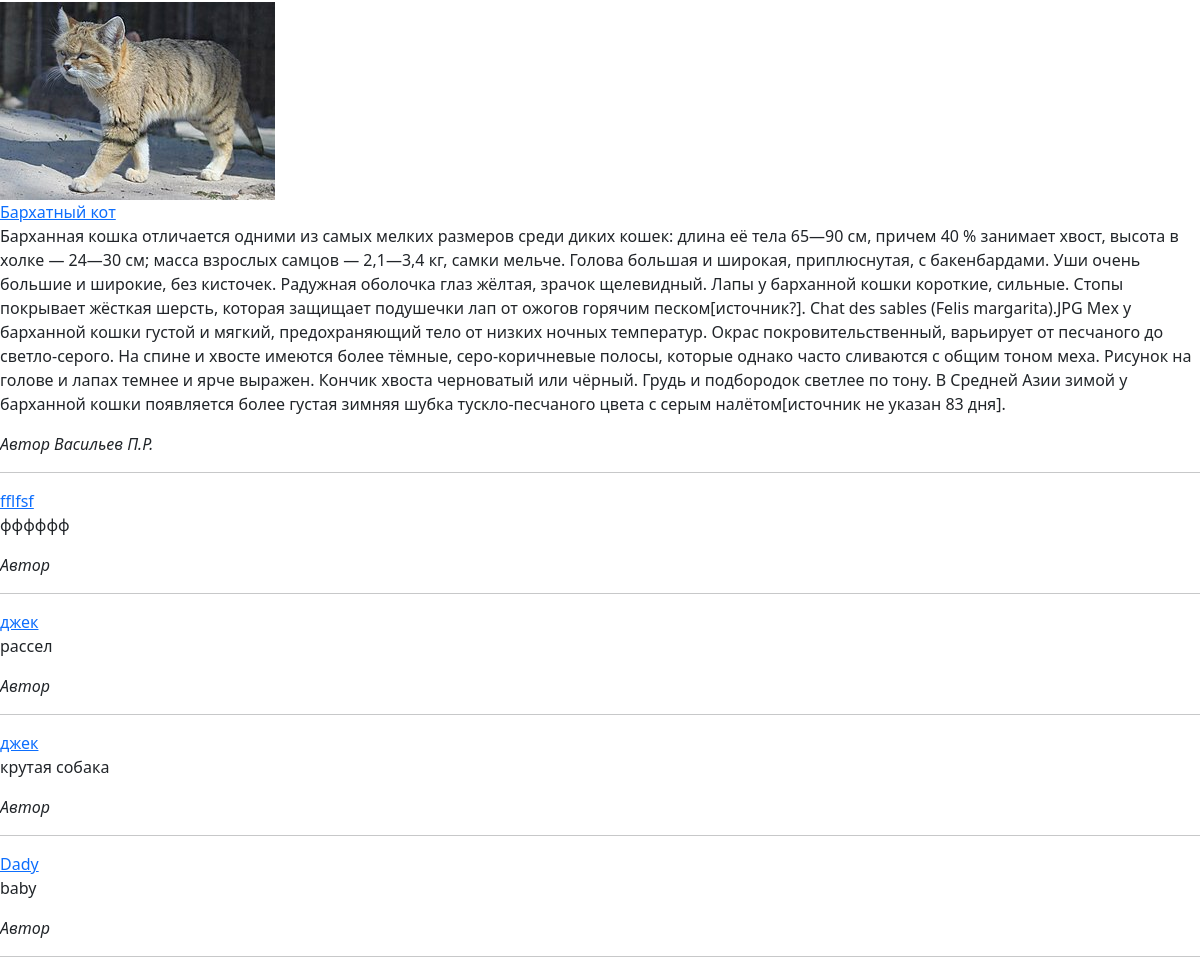
Before: /index/ (lower part) with the older database file.
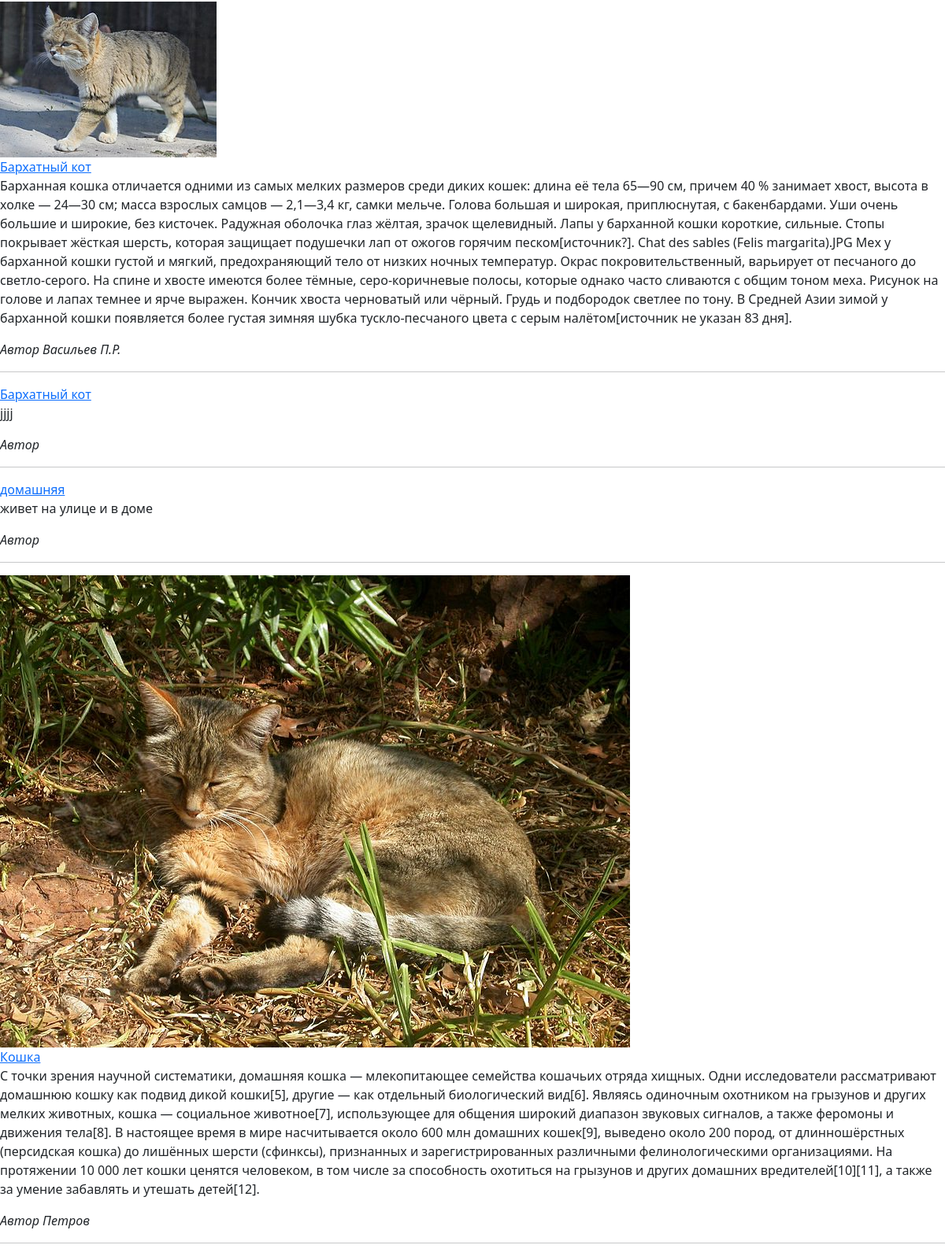
After: the same page with the newer database file.
### blog/models.py (models this page shows, shortened)
class Post(models.Model):
   title = models.CharField('Заголовок записи',max_length=50)
   discriptions = models.TextField('Текст записи')
   date = models.DateField(auto_now_add=True)
   author = models.CharField(blank=True,max_length=100)
   image = models.ImageField('Фото',upload_to='images/%Y', blank=True)
   class Meta:
       verbose_name = 'Запись'
       verbose_name_plural = 'Записи'

### blog/views.py (the view)
# urls.py: path('index/', index, name='index'),
def index(request):
    task = Post.objects.all()
    form = BlogForm()
    if request.method == 'POST':
        form = BlogForm(request.POST)
        if form.is_valid():
            form.save()
            return redirect('/')
    context = {'task': task, 'form': form}
    return render(request,'blog/index.html',context)

### blog/templates/blog/index.html (shortened to what this page needs)
{% load static %}
<html xmlns="http://www.w3.org/1999/html" >
<head>
	<link rel="stylesheet" href="https://cdn.jsdelivr.net/npm/bootstrap@5.3.0-alpha3/dist/css/bootstrap.min.css">
    <link rel="stylesheet" href="{% static '/blog/css/style.css' %}" type="text/css" media="all" />
</head>
<body>
				 {% for post in task %}
				 <div class="item">
					 {% if post.image %}
					    <a href=""><img src="{{ post.image.url }}"></a>
						{% endif %}
				</div>
				<div class="">
					<a href= "/index/{{ post.pk }}" > {{ post.title }}</a>
						<p>{{ post.discriptions }}</p>
						<i style="">Автор {{ post.author }}</i>
						<hr>
				</div>
				{% endfor %}
 </body>
</html>

Changed rows visible on the page:
removed Post: title "fflfsf", discriptions "фффффф"
removed Post: title "джек", discriptions "рассел"
removed Post: title "джек", discriptions "крутая собака"
removed Post: title "Dady", discriptions "baby"
added Post: title "Бархатный кот", discriptions "jjjj"
added Post: title "домашняя", discriptions "живет на улице и в доме"
added Post: image (picture), title "Кошка", discriptions "С точки зрения научной систематики, домашняя кошка — млекопитающее семейства кошачьих отряда хищных. Одни исследователи рассматривают домашнюю кошку как подвид дикой кошки[5], другие — как отдельный биологический вид[6]. Являясь одиночным охотником на грызунов и других мелких животных, кошка — социальное животное[7], использующее для общения широкий диапазон звуковых сигналов, а также феромоны и движения тела[8]. В настоящее время в мире насчитывается около 600 млн домашних кошек[9], выведено около 200 пород, от длинношёрстных (персидская кошка) до лишённых шерсти (сфинксы), признанных и зарегистрированных различными фелинологическими организациями. На протяжении 10 000 лет кошки ценятся…", author "Петров"
